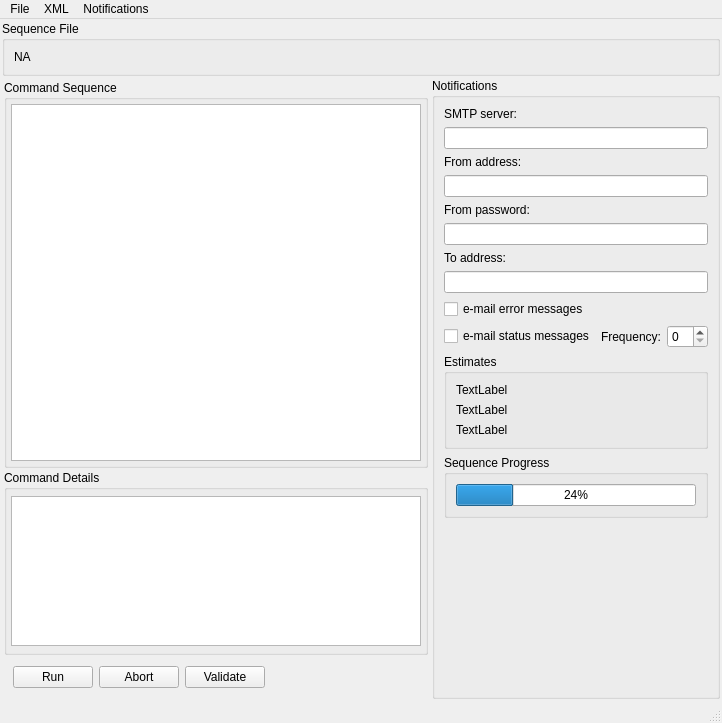
<?xml version="1.0" encoding="UTF-8"?>
<ui version="4.0">
 <class>MainWindow</class>
 <widget class="QMainWindow" name="MainWindow">
  <property name="geometry">
   <rect>
    <x>0</x>
    <y>0</y>
    <width>722</width>
    <height>723</height>
   </rect>
  </property>
  <property name="sizePolicy">
   <sizepolicy hsizetype="Fixed" vsizetype="Fixed">
    <horstretch>0</horstretch>
    <verstretch>0</verstretch>
   </sizepolicy>
  </property>
  <property name="minimumSize">
   <size>
    <width>590</width>
    <height>500</height>
   </size>
  </property>
  <property name="acceptDrops">
   <bool>true</bool>
  </property>
  <property name="windowTitle">
   <string>Dave</string>
  </property>
  <widget class="QWidget" name="centralwidget">
   <layout class="QGridLayout" name="mainGridLayout" rowstretch="0,0,0,0,0,0,0,0,0">
    <property name="margin">
     <number>2</number>
    </property>
    <property name="spacing">
     <number>2</number>
    </property>
    <item row="0" column="1" colspan="4">
     <widget class="QGroupBox" name="sequenceGroupBox">
      <property name="title">
       <string>Sequence File</string>
      </property>
      <layout class="QVBoxLayout" name="verticalLayout">
       <item>
        <widget class="QLabel" name="sequenceLabel">
         <property name="text">
          <string>NA</string>
         </property>
        </widget>
       </item>
      </layout>
     </widget>
    </item>
    <item row="1" column="4">
     <widget class="QWidget" name="widget" native="true">
      <layout class="QVBoxLayout" name="verticalLayout_5">
       <property name="spacing">
        <number>0</number>
       </property>
       <property name="margin">
        <number>0</number>
       </property>
       <item>
        <widget class="QGroupBox" name="notificationGroupBox">
         <property name="minimumSize">
          <size>
           <width>260</width>
           <height>0</height>
          </size>
         </property>
         <property name="title">
          <string>Notifications</string>
         </property>
         <layout class="QGridLayout" name="gridLayout">
          <item row="3" column="0" colspan="3">
           <widget class="QLineEdit" name="fromAddressLineEdit"/>
          </item>
          <item row="4" column="0" colspan="3">
           <widget class="QLabel" name="fromPasswordLabel">
            <property name="text">
             <string>From password:</string>
            </property>
           </widget>
          </item>
          <item row="8" column="0">
           <widget class="QCheckBox" name="errorMsgCheckBox">
            <property name="text">
             <string>e-mail error messages</string>
            </property>
           </widget>
          </item>
          <item row="9" column="0">
           <widget class="QCheckBox" name="statusMsgCheckBox">
            <property name="text">
             <string>e-mail status messages</string>
            </property>
           </widget>
          </item>
          <item row="9" column="1">
           <widget class="QLabel" name="frequencyLabel">
            <property name="text">
             <string>Frequency:</string>
            </property>
           </widget>
          </item>
          <item row="9" column="2">
           <widget class="QSpinBox" name="frequencySpinBox"/>
          </item>
          <item row="6" column="0" colspan="3">
           <widget class="QLabel" name="toAddressLabel">
            <property name="text">
             <string>To address:</string>
            </property>
           </widget>
          </item>
          <item row="0" column="0" colspan="3">
           <widget class="QLabel" name="smtpServerLabel">
            <property name="text">
             <string>SMTP server:</string>
            </property>
           </widget>
          </item>
          <item row="2" column="0" colspan="3">
           <widget class="QLabel" name="fromAddressLabel">
            <property name="text">
             <string>From address:</string>
            </property>
           </widget>
          </item>
          <item row="1" column="0" colspan="3">
           <widget class="QLineEdit" name="smtpServerLineEdit">
            <property name="text">
             <string/>
            </property>
           </widget>
          </item>
          <item row="5" column="0" colspan="3">
           <widget class="QLineEdit" name="fromPasswordLineEdit">
            <property name="echoMode">
             <enum>QLineEdit::PasswordEchoOnEdit</enum>
            </property>
           </widget>
          </item>
          <item row="7" column="0" colspan="3">
           <widget class="QLineEdit" name="toAddressLineEdit"/>
          </item>
          <item row="10" column="0" colspan="3">
           <widget class="QGroupBox" name="estimatesGroupBox">
            <property name="minimumSize">
             <size>
              <width>84</width>
              <height>0</height>
             </size>
            </property>
            <property name="title">
             <string>Estimates</string>
            </property>
            <layout class="QVBoxLayout" name="verticalLayout_2">
             <item>
              <widget class="QLabel" name="spaceLabel">
               <property name="text">
                <string>TextLabel</string>
               </property>
              </widget>
             </item>
             <item>
              <widget class="QLabel" name="timeLabel">
               <property name="text">
                <string>TextLabel</string>
               </property>
              </widget>
             </item>
             <item>
              <widget class="QLabel" name="remainingLabel">
               <property name="text">
                <string>TextLabel</string>
               </property>
              </widget>
             </item>
            </layout>
           </widget>
          </item>
          <item row="11" column="0" colspan="3">
           <widget class="QGroupBox" name="GroupBox">
            <property name="minimumSize">
             <size>
              <width>0</width>
              <height>50</height>
             </size>
            </property>
            <property name="title">
             <string>Sequence Progress</string>
            </property>
            <layout class="QVBoxLayout" name="verticalLayout_4">
             <item>
              <widget class="QProgressBar" name="progressBar">
               <property name="sizePolicy">
                <sizepolicy hsizetype="Preferred" vsizetype="Preferred">
                 <horstretch>0</horstretch>
                 <verstretch>0</verstretch>
                </sizepolicy>
               </property>
               <property name="value">
                <number>24</number>
               </property>
              </widget>
             </item>
            </layout>
           </widget>
          </item>
          <item row="12" column="0">
           <spacer name="verticalSpacer2">
            <property name="orientation">
             <enum>Qt::Vertical</enum>
            </property>
            <property name="sizeHint" stdset="0">
             <size>
              <width>20</width>
              <height>40</height>
             </size>
            </property>
           </spacer>
          </item>
         </layout>
        </widget>
       </item>
      </layout>
     </widget>
    </item>
    <item row="1" column="1" colspan="3">
     <widget class="QWidget" name="widget_2" native="true">
      <layout class="QVBoxLayout" name="verticalLayout_7">
       <property name="spacing">
        <number>2</number>
       </property>
       <property name="margin">
        <number>2</number>
       </property>
       <item>
        <widget class="QGroupBox" name="commandGroupBox">
         <property name="sizePolicy">
          <sizepolicy hsizetype="Expanding" vsizetype="MinimumExpanding">
           <horstretch>0</horstretch>
           <verstretch>0</verstretch>
          </sizepolicy>
         </property>
         <property name="title">
          <string>Command Sequence</string>
         </property>
         <layout class="QVBoxLayout" name="verticalLayout_3">
          <property name="margin">
           <number>4</number>
          </property>
          <item>
           <widget class="DaveCommandTreeViewer" name="commandSequenceTreeView"/>
          </item>
         </layout>
        </widget>
       </item>
       <item>
        <widget class="QGroupBox" name="groupBox">
         <property name="sizePolicy">
          <sizepolicy hsizetype="Expanding" vsizetype="Expanding">
           <horstretch>0</horstretch>
           <verstretch>0</verstretch>
          </sizepolicy>
         </property>
         <property name="maximumSize">
          <size>
           <width>16777215</width>
           <height>185</height>
          </size>
         </property>
         <property name="title">
          <string>Command Details</string>
         </property>
         <layout class="QVBoxLayout" name="verticalLayout_6">
          <property name="margin">
           <number>4</number>
          </property>
          <item>
           <widget class="QTableView" name="commandTableView">
            <property name="maximumSize">
             <size>
              <width>16777215</width>
              <height>150</height>
             </size>
            </property>
            <property name="showGrid">
             <bool>false</bool>
            </property>
            <attribute name="horizontalHeaderVisible">
             <bool>false</bool>
            </attribute>
            <attribute name="horizontalHeaderDefaultSectionSize">
             <number>100</number>
            </attribute>
            <attribute name="verticalHeaderVisible">
             <bool>false</bool>
            </attribute>
            <attribute name="verticalHeaderDefaultSectionSize">
             <number>17</number>
            </attribute>
           </widget>
          </item>
         </layout>
        </widget>
       </item>
       <item>
        <widget class="QWidget" name="widget_3" native="true">
         <layout class="QHBoxLayout" name="horizontalLayout">
          <item>
           <widget class="QPushButton" name="runButton">
            <property name="text">
             <string>Run</string>
            </property>
           </widget>
          </item>
          <item>
           <widget class="QPushButton" name="abortButton">
            <property name="text">
             <string>Abort</string>
            </property>
           </widget>
          </item>
          <item>
           <widget class="QPushButton" name="validateSequenceButton">
            <property name="text">
             <string>Validate</string>
            </property>
           </widget>
          </item>
          <item>
           <spacer name="horizontalSpacer">
            <property name="orientation">
             <enum>Qt::Horizontal</enum>
            </property>
            <property name="sizeHint" stdset="0">
             <size>
              <width>40</width>
              <height>20</height>
             </size>
            </property>
           </spacer>
          </item>
         </layout>
        </widget>
       </item>
      </layout>
     </widget>
    </item>
   </layout>
  </widget>
  <widget class="QMenuBar" name="menubar">
   <property name="geometry">
    <rect>
     <x>0</x>
     <y>0</y>
     <width>722</width>
     <height>21</height>
    </rect>
   </property>
   <widget class="QMenu" name="menuFile">
    <property name="title">
     <string>File</string>
    </property>
    <addaction name="actionNew_Sequence"/>
    <addaction name="separator"/>
    <addaction name="actionQuit"/>
   </widget>
   <widget class="QMenu" name="menuXML">
    <property name="title">
     <string>XML</string>
    </property>
    <addaction name="actionGenerateXML"/>
   </widget>
   <widget class="QMenu" name="menuNotifications">
    <property name="title">
     <string>Notifications</string>
    </property>
    <addaction name="actionSendTestEmail"/>
   </widget>
   <addaction name="menuFile"/>
   <addaction name="menuXML"/>
   <addaction name="menuNotifications"/>
  </widget>
  <widget class="QStatusBar" name="statusbar"/>
  <action name="actionNew_Sequence">
   <property name="text">
    <string>Load Sequence</string>
   </property>
  </action>
  <action name="actionQuit">
   <property name="text">
    <string>Quit</string>
   </property>
  </action>
  <action name="actionGenerate">
   <property name="text">
    <string>Generate (Version 1.0)</string>
   </property>
  </action>
  <action name="actionGenerateXML">
   <property name="text">
    <string>Generate XML</string>
   </property>
  </action>
  <action name="actionSendTestEmail">
   <property name="text">
    <string>Send Test Email</string>
   </property>
  </action>
 </widget>
 <customwidgets>
  <customwidget>
   <class>DaveCommandTreeViewer</class>
   <extends>QTreeView</extends>
   <header>sequenceViewer</header>
  </customwidget>
 </customwidgets>
 <resources/>
 <connections/>
</ui>
